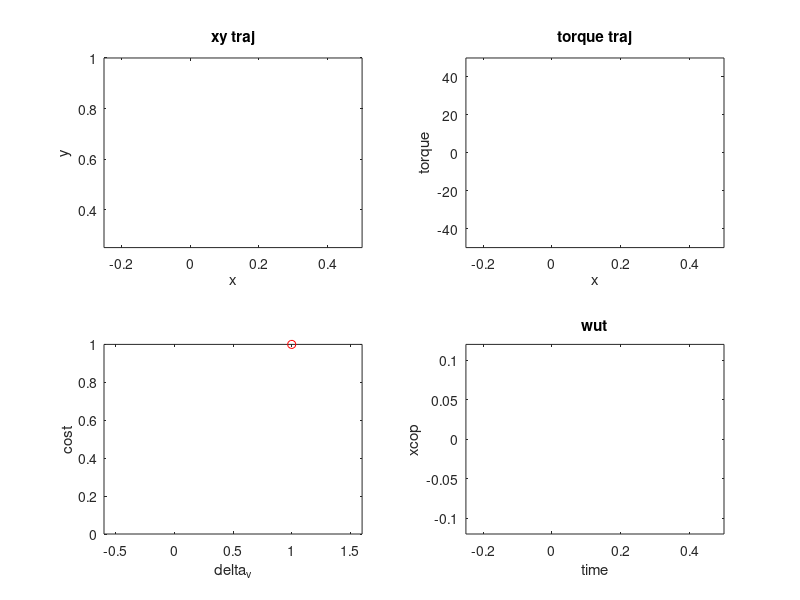

Recreate this plot in MATLAB. (Note: this script raises an error after producing the figure.)
% MHector

% 6.5.18
% COL analysis
clc; clear; close all
record_video = 0;
if record_video==1
    v=VideoWriter('torques_over_delta_v','MPEG-4');
    v.FrameRate=10;
    open(v);
end
% strucc = dir('C:\\Users\mike-\Documents\DRL\collocation\opt_results\deltav_results\deltav_re*'); %DRL desktop
strucc = dir('D:\Documents\DRL\slip_opt\opt_results\deltav_results\deltav_re*'); %My Desktop
%dir('C:\\Users\mike-\Documents\DRL\collocation\opt_results\damping_results\opt_damping_*');

cmax = 410;
fig = figure;
hold on
subplot(2,2,1); an1 = plot(1,1);
axis([-0.25, .5, .25, 1]); title('xy traj'); xlabel('x'); ylabel('y');
subplot(2,2,2); an2 = plot(1,1); hold on; an22 = plot(2,2);
axis([-.25, .5, -50, 50]); title('torque traj'); xlabel('x'); ylabel('torque');
subplot(2,2,3); an3 = plot(1,1,'ro'); hold on; an32 = plot(2,2);
axis([-.6,1.6, 0, 1]); xlabel('delta_v'); ylabel('cost');
subplot(2,2,4); an4 = plot(1,1);
axis([-.25, .5, -.12, .12]); xlabel('x'); ylabel('xcop')
% an2 = plot(2,2);
title1 = title('wut');
% axis([-0.25, 0.25, .1, .9])

% legend('leg torque', 'ankle torque')
xlabel('time')
% ylabel('torque')

for i = 1:length(strucc)
    filename = strucc(i).name;
%     filename = strcat('C:\\Users\mike-\Documents\DRL\collocation\opt_results\damping_results\', filename); 
    filename = strcat('D:\Documents\DRL\slip_opt\opt_results\deltav_results\', filename); %My desktop
    load(filename) 
    results{i} = opt_results;
    deltav(i) = opt_results.end_vel - opt_results.apex_velocity; %Starting apex velocity - Ending apex velocity
    if opt_results.c == 30
%         pause
    end
end
[deltav_sorted,i] = sort(deltav);

q=1;
for k = 1:length(i)
    results_sorted_deltav{k} = results{i(k)};
    flags(k) = results{i(k)}.flag;
    if results{i(k)}.flag > 0
        deltav_graph(q) = results{i(k)}.end_vel - results{i(k)}.apex_velocity;
        cost_graph(q) = results{i(k)}.cost;
        q = q+1;
    end
end
an32.XData = deltav_graph;
an32.YData = cost_graph;
for i = 1:numel(results)
    %Make energy shared figure
    energy_leg(i) = sum(results_sorted_deltav{i}.Tleg.^2);
    energy_ankle(i) = sum(results_sorted_deltav{i}.Tankle.^2);
    
    if results_sorted_deltav{i}.flag > 0
        time = results_sorted_deltav{i}.t;
        leg_response = results_sorted_deltav{i}.Tleg;
        ankle_response = results_sorted_deltav{i}.Tankle;
        x = results_sorted_deltav{i}.x;
        y = results_sorted_deltav{i}.y;
        r = results_sorted_deltav{i}.r;
        k = results_sorted_deltav{i}.k;
        xcop = -ankle_response .* r ./(k .*(results_sorted_deltav{i}.r0 -r).* y);
        
        if max(leg_response) > 49.9
%             pause
        end

        an1.XData = x;
        an1.YData = y;

        an2.XData = x;
        an2.YData = ankle_response;  
        
        an22.XData = x;
        an22.YData = leg_response; 
        
        an3.XData = results_sorted_deltav{i}.end_vel - results_sorted_deltav{i}.apex_velocity;
        an3.YData = results_sorted_deltav{i}.cost;
        
        an4.XData = x;
        an4.YData = xcop;

        drawnow
        title1.String = ['change in velocity = ', num2str(results_sorted_deltav{i}.end_vel - results_sorted_deltav{i}.apex_velocity)];
        pause(.01)
        if record_video==1
            F=getframe(gcf);
            writeVideo(v,F);
        end
    end
end

if record_video == 1
    close(v)
end

%Make energy shared figure
[dvUnique, indUnique] = unique(deltav);
% barArray = [energy_leg(indUnique)' energy_ankle(indUnique)']; 
% figure
% abar = bar(cUnique',barArray, 'stacked');
figure;
plot(dvUnique, energy_leg(indUnique)); hold on; 
plot(dvUnique, energy_ankle(indUnique),'r');
% a = line([71 71],[0, 12*10^4]); a.LineStyle = '--';
xlabel('Change in velocity - apex to apex')
ylabel('Energy')
legend('Leg energy', 'Ankle energy')
title('Optimal energies of actuators through stance')
% a.Color = 'k';
% figure
% subplot(2,2,1)
% 
% plot(c,flag,'bo')
% title('fmincon ending state flag')
% subplot(2,2,2)
% 
% plot(c,cost,'bo')
% title('cost')
% subplot(2,2,3)
% 
% plot(c,leg_response,'bo'); hold on
% plot(c,ankle_response,'ro')
% title('torque squared')
